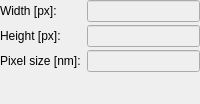
  <widget class="QDockWidget" name="dockWidget_3">
   <property name="minimumSize">
    <size>
     <width>132</width>
     <height>104</height>
    </size>
   </property>
   <property name="features">
    <set>QDockWidget::DockWidgetFloatable|QDockWidget::DockWidgetMovable</set>
   </property>
   <property name="windowTitle">
    <string>Information</string>
   </property>
   <attribute name="dockWidgetArea">
    <number>4</number>
   </attribute>
   <widget class="QWidget" name="dockWidgetContents_3">
    <layout class="QGridLayout" name="gridLayout_4">
     <property name="leftMargin">
      <number>0</number>
     </property>
     <property name="topMargin">
      <number>0</number>
     </property>
     <property name="rightMargin">
      <number>0</number>
     </property>
     <property name="bottomMargin">
      <number>0</number>
     </property>
     <property name="spacing">
      <number>3</number>
     </property>
     <item row="1" column="1">
      <widget class="IntLineEdit" name="txt_ImageHeight">
       <property name="enabled">
        <bool>false</bool>
       </property>
       <property name="sizePolicy">
        <sizepolicy hsizetype="Expanding" vsizetype="Fixed">
         <horstretch>0</horstretch>
         <verstretch>0</verstretch>
        </sizepolicy>
       </property>
       <property name="maximumSize">
        <size>
         <width>16777215</width>
         <height>16777215</height>
        </size>
       </property>
      </widget>
     </item>
     <item row="2" column="0">
      <widget class="QLabel" name="label_8">
       <property name="sizePolicy">
        <sizepolicy hsizetype="Minimum" vsizetype="Preferred">
         <horstretch>0</horstretch>
         <verstretch>0</verstretch>
        </sizepolicy>
       </property>
       <property name="minimumSize">
        <size>
         <width>0</width>
         <height>0</height>
        </size>
       </property>
       <property name="maximumSize">
        <size>
         <width>16777215</width>
         <height>16777215</height>
        </size>
       </property>
       <property name="text">
        <string>Pixel size [nm]: </string>
       </property>
      </widget>
     </item>
     <item row="0" column="0">
      <widget class="QLabel" name="label_6">
       <property name="sizePolicy">
        <sizepolicy hsizetype="Minimum" vsizetype="Preferred">
         <horstretch>0</horstretch>
         <verstretch>0</verstretch>
        </sizepolicy>
       </property>
       <property name="minimumSize">
        <size>
         <width>70</width>
         <height>0</height>
        </size>
       </property>
       <property name="maximumSize">
        <size>
         <width>47</width>
         <height>16777215</height>
        </size>
       </property>
       <property name="text">
        <string>Width [px]: </string>
       </property>
      </widget>
     </item>
     <item row="2" column="1">
      <widget class="FloatLineEdit" name="txt_ImagePixelSize">
       <property name="enabled">
        <bool>false</bool>
       </property>
       <property name="sizePolicy">
        <sizepolicy hsizetype="Expanding" vsizetype="Fixed">
         <horstretch>0</horstretch>
         <verstretch>0</verstretch>
        </sizepolicy>
       </property>
       <property name="maximumSize">
        <size>
         <width>16777215</width>
         <height>16777215</height>
        </size>
       </property>
      </widget>
     </item>
     <item row="1" column="0">
      <widget class="QLabel" name="label_7">
       <property name="sizePolicy">
        <sizepolicy hsizetype="Minimum" vsizetype="Preferred">
         <horstretch>0</horstretch>
         <verstretch>0</verstretch>
        </sizepolicy>
       </property>
       <property name="minimumSize">
        <size>
         <width>70</width>
         <height>0</height>
        </size>
       </property>
       <property name="maximumSize">
        <size>
         <width>47</width>
         <height>16777215</height>
        </size>
       </property>
       <property name="text">
        <string>Height [px]:  </string>
       </property>
      </widget>
     </item>
     <item row="0" column="1">
      <widget class="IntLineEdit" name="txt_ImageWidth">
       <property name="enabled">
        <bool>false</bool>
       </property>
       <property name="sizePolicy">
        <sizepolicy hsizetype="Expanding" vsizetype="Fixed">
         <horstretch>0</horstretch>
         <verstretch>0</verstretch>
        </sizepolicy>
       </property>
       <property name="maximumSize">
        <size>
         <width>16777215</width>
         <height>16777215</height>
        </size>
       </property>
      </widget>
     </item>
     <item row="3" column="0">
      <widget class="QLabel" name="label_5">
       <property name="text">
        <string/>
       </property>
      </widget>
     </item>
    </layout>
   </widget>
  </widget>
